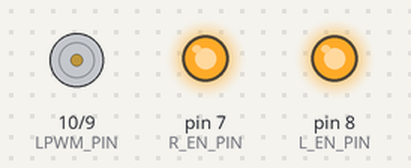
Recording of a sketch running on a simulated Arduino Uno, built with avr-gcc and run on an emulated ATmega328P. Shown: motor-driver pin pairs drawn as motors (green arrow = first pin HIGH = forward, orange = second pin HIGH = backward, longer = more drive), output pins drawn as LEDs (lit = HIGH).

Above: at 10.7 s.
Timing chart, 0 to 29.3 s (numbered marks = the images above):
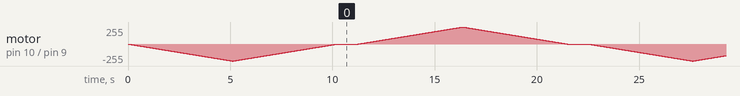

The sketch:

Controlling_DC_motor_using_BTS7960.ino
```cpp
// Define motor control pins
const int RPWM_PIN = 9;
const int LPWM_PIN = 10;
const int R_EN_PIN = 7;
const int L_EN_PIN = 8;

void setup() {
  // Set the motor control pins as outputs
  pinMode(RPWM_PIN, OUTPUT);
  pinMode(LPWM_PIN, OUTPUT);
  pinMode(R_EN_PIN, OUTPUT);
  pinMode(L_EN_PIN, OUTPUT);

  // Enable the motor driver
  digitalWrite(R_EN_PIN, HIGH);
  digitalWrite(L_EN_PIN, HIGH);
}

void loop() {
  // Example: Accelerate motor in one direction
  for (int speed = 0; speed <= 255; speed++) {
    analogWrite(RPWM_PIN, speed); // Speed increases
    analogWrite(LPWM_PIN, 0);     // LPWM must be 0 for forward motion
    delay(20);                    // Wait a bit to see the speed change
  }

  // Example: Decelerate motor to stop
  for (int speed = 255; speed >= 0; speed--) {
    analogWrite(RPWM_PIN, speed); // Speed decreases
    analogWrite(LPWM_PIN, 0);     // LPWM must be 0 for forward motion
    delay(20);                    // Wait a bit to see the speed change
  }

  delay(1000); // Wait before changing direction

  // Example: Accelerate motor in the opposite direction
  for (int speed = 0; speed <= 255; speed++) {
    analogWrite(LPWM_PIN, speed); // Speed increases in the opposite direction
    analogWrite(RPWM_PIN, 0);     // RPWM must be 0 for reverse motion
    delay(20);                    // Wait a bit to see the speed change
  }

  // Example: Decelerate motor to stop
  for (int speed = 255; speed >= 0; speed--) {
    analogWrite(LPWM_PIN, speed); // Speed decreases in the opposite direction
    analogWrite(RPWM_PIN, 0);     // RPWM must be 0 for reverse motion
    delay(20);                    // Wait a bit to see the speed change
  }

  delay(1000); // Wait before restarting the loop
}
```
